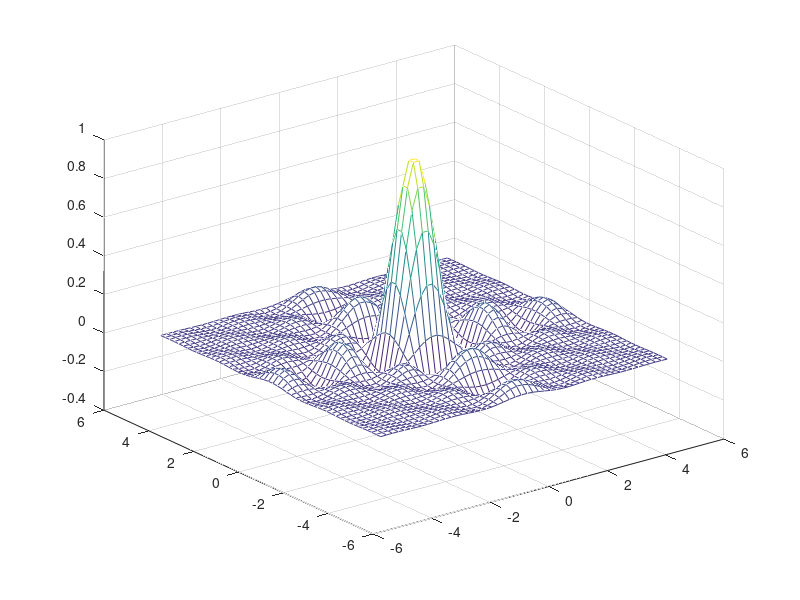

Reproduce this figure in MATLAB.
% Test Script to use the "jinc" function

range = -4.9:0.2:4.9;

[x y] = meshgrid(range,range);

% z = jinc(sqrt(x.^2 + y.^2));
z = sinc(x).* sinc(y);

mesh(x,y,z)